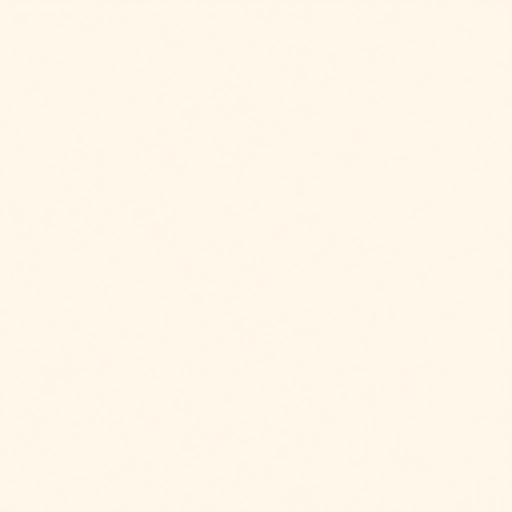
#> input picture src/assets/paper.jpg, 1024 x 1024 px, found by its file name (shown at 1/2 size)
$ python create_og_image.py
#> lines starting #> are read from the running program, lines starting #| are printed output that depends on the picture
import os
from PIL import Image, ImageDraw, ImageFont, ImageFilter

def draw_diamond(draw, cx, cy, r, color):
    points = [(cx, cy - r), (cx + r, cy), (cx, cy + r), (cx - r, cy)]
    draw.polygon(points, fill=color)

def create_og_banner():
    W, H = 1200, 630

    # 1. Base Canvas - Warm handmade ivory parchment with royal vignette
    base = Image.new("RGBA", (W, H), (250, 246, 237, 255))

    # Texture overlay from paper.jpg if available
    paper_path = "src/assets/paper.jpg"
    if os.path.exists(paper_path):
        try:
            paper_img = Image.open(paper_path).convert("RGBA")
            # Tile paper across canvas
            pw, ph = paper_img.size
#> pw = 1024; ph = 1024
            for x in range(0, W, pw):
                for y in range(0, H, ph):
                    base.paste(paper_img, (x, y))
        except Exception as e:
            print(f"Paper texture error: {e}")

    # Add warm royal radial vignette (rich ivory center, soft antique blush & warm gold edges)
    vignette = Image.new("RGBA", (W, H), (0, 0, 0, 0))
#> vignette: PIL image 1200x630 RGBA; every value is 0
    v_draw = ImageDraw.Draw(vignette)

    # Subtle soft warm border tint
    v_draw.rectangle([0, 0, W, H], fill=(247, 240, 226, 80))
    base = Image.alpha_composite(base, vignette)

    # 2. Ornate Double Gold Frames
    frame_layer = Image.new("RGBA", (W, H), (0, 0, 0, 0))
    f_draw = ImageDraw.Draw(frame_layer)

    gold_border = (201, 168, 76, 230)
    gold_inner = (201, 168, 76, 140)
    maroon_accent = (123, 30, 43, 220)

    # Outer frame
    f_draw.rectangle([24, 24, W - 25, H - 25], outline=gold_border, width=2)
    # Inner frame
    f_draw.rectangle([34, 34, W - 35, H - 35], outline=gold_inner, width=1)

    # Corner diamonds
    corners = [
        (34, 34), (W - 35, 34),
        (34, H - 35), (W - 35, H - 35)
    ]
    for cx, cy in corners:
        draw_diamond(f_draw, cx, cy, 6, gold_border)
        draw_diamond(f_draw, cx, cy, 3, maroon_accent)

    base = Image.alpha_composite(base, frame_layer)

    # 3. Add Floral Corner Accents if available
    floral_path = "src/assets/floral-corner.png"
    if os.path.exists(floral_path):
        try:
            floral = Image.open(floral_path).convert("RGBA")
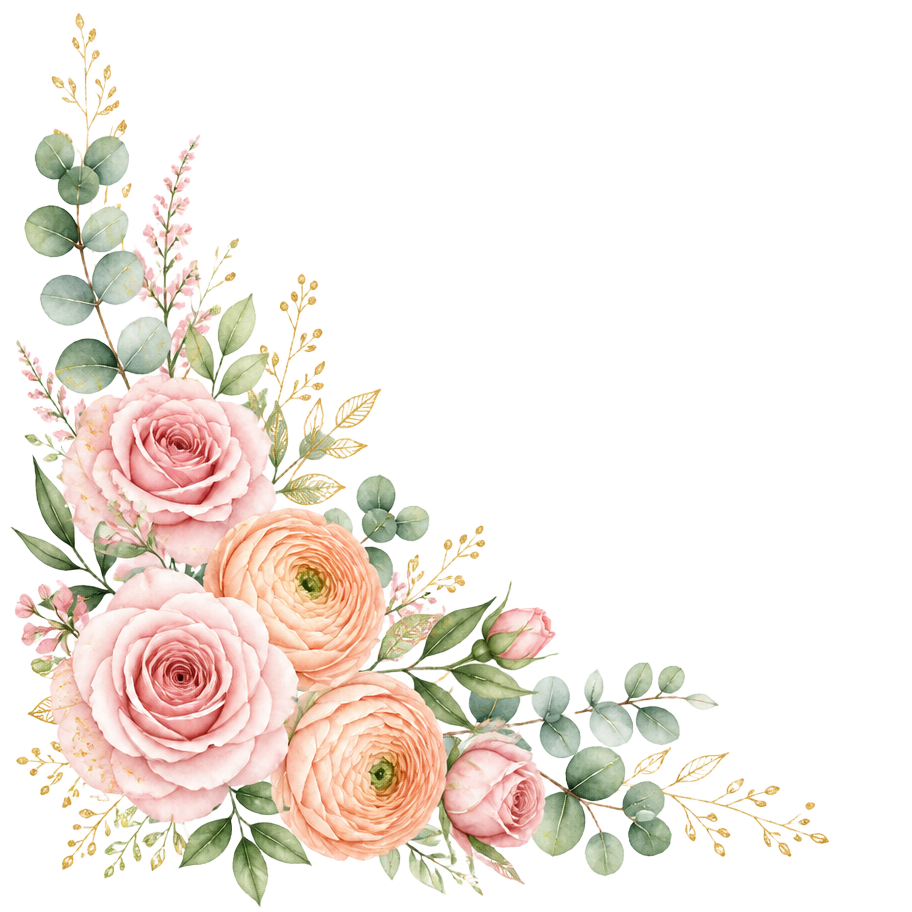
#> input picture src/assets/floral-corner.png, 912 x 912 px, found by its file name
#> floral is the input picture: PIL image 912x912 RGBA; mean R, G, B, A 242.4, 234.8, 228, 72.3
            fw, fh = 140, 140
            floral_resized = floral.resize((fw, fh), Image.Resampling.LANCZOS)
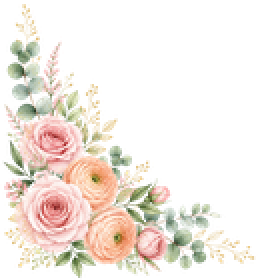
#> floral_resized: PIL image 140x140 RGBA (shown 2 times larger); mean R, G, B, A 83.6, 75, 64.7, 72.3; transparent parts drawn white

            # Top-left
            base.paste(floral_resized, (36, 36), floral_resized)
            # Top-right
            fl_tr = floral_resized.transpose(Image.Transpose.FLIP_LEFT_RIGHT)
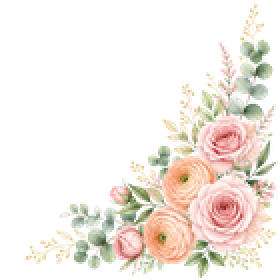
#> fl_tr: PIL image 140x140 RGBA (shown 2 times larger); mean R, G, B, A 83.6, 75, 64.7, 72.3; transparent parts drawn white
            base.paste(fl_tr, (W - 36 - fw, 36), fl_tr)
            # Bottom-left
            fl_bl = floral_resized.transpose(Image.Transpose.FLIP_TOP_BOTTOM)
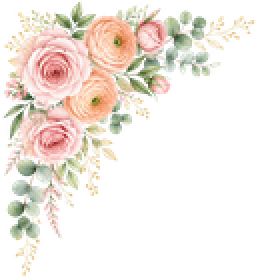
#> fl_bl: PIL image 140x140 RGBA (shown 2 times larger); mean R, G, B, A 83.6, 75, 64.7, 72.3; transparent parts drawn white
            base.paste(fl_bl, (36, H - 36 - fh), fl_bl)
            # Bottom-right
            fl_br = floral_resized.transpose(Image.Transpose.FLIP_LEFT_RIGHT).transpose(Image.Transpose.FLIP_TOP_BOTTOM)
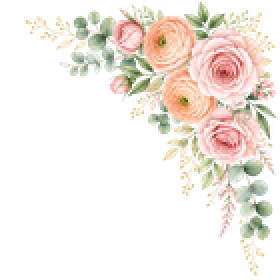
#> fl_br: PIL image 140x140 RGBA (shown 2 times larger); mean R, G, B, A 83.6, 75, 64.7, 72.3; transparent parts drawn white
            base.paste(fl_br, (W - 36 - fw, H - 36 - fh), fl_br)
        except Exception as e:
            print(f"Floral corner error: {e}")

    # 4. Add Couple Illustration in Arch Frame on Left
    couple_path = "src/assets/couple.png"
    if os.path.exists(couple_path):
        try:
            couple_img = Image.open(couple_path).convert("RGBA")
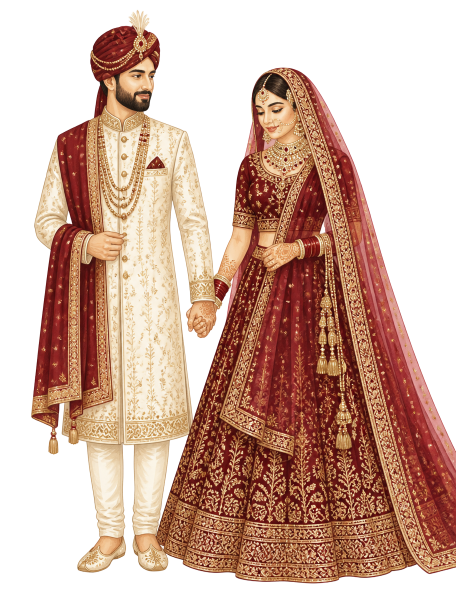
#> input picture src/assets/couple.png, 912 x 1200 px, found by its file name (shown at 1/2 size)
#> couple_img is the input picture: PIL image 912x1200 RGBA; mean R, G, B, A 206.9, 173.7, 159, 147.6
            # Target height approx 460px
            c_h = 460
            c_w = int(couple_img.width * (c_h / couple_img.height))
#> c_w = 349
            couple_resized = couple_img.resize((c_w, c_h), Image.Resampling.LANCZOS)

            # Position couple on left half
            c_x = 90
            c_y = int((H - c_h) / 2) + 10

            # Arch backdrop for couple
            arch_layer = Image.new("RGBA", (W, H), (0, 0, 0, 0))
            a_draw = ImageDraw.Draw(arch_layer)
            arch_box = [c_x - 18, c_y - 18, c_x + c_w + 18, c_y + c_h + 12]
#> arch_box = [72, 77, 457, 567]
            a_draw.rounded_rectangle(arch_box, radius=40, fill=(255, 255, 255, 140), outline=gold_border, width=2)
            base = Image.alpha_composite(base, arch_layer)

            # Drop shadow for couple
            base.paste(couple_resized, (c_x, c_y), couple_resized)
        except Exception as e:
            print(f"Couple illustration error: {e}")
            c_x, c_w = 90, 0
    else:
        c_x, c_w = 90, 0

    # 5. Right Area Typography Setup
    # Available area for text: from cx_start to W - 60
    text_start_x = c_x + c_w + 60
#> text_start_x = 499
    text_center_x = int((text_start_x + (W - 60)) / 2)
#> text_center_x = 819

    font_dir = "scripts/fonts"
    f_ganesh = ImageFont.truetype(os.path.join(font_dir, "Cinzel-Bold.ttf"), 18)
    f_kicker = ImageFont.truetype(os.path.join(font_dir, "Montserrat-SemiBold.ttf"), 14)
    f_name = ImageFont.truetype(os.path.join(font_dir, "PlayfairDisplay-Bold.ttf"), 54)
    f_amp = ImageFont.truetype(os.path.join(font_dir, "AlexBrush-Regular.ttf"), 68)
    f_date = ImageFont.truetype(os.path.join(font_dir, "Montserrat-Bold.ttf"), 17)
    f_venue = ImageFont.truetype(os.path.join(font_dir, "Montserrat-SemiBold.ttf"), 16)
    f_tagline = ImageFont.truetype(os.path.join(font_dir, "CormorantGaramond-BoldItalic.ttf"), 22)
    f_hash = ImageFont.truetype(os.path.join(font_dir, "Montserrat-SemiBold.ttf"), 14)

    text_layer = Image.new("RGBA", (W, H), (0, 0, 0, 0))
    t_draw = ImageDraw.Draw(text_layer)

    maroon_text = (123, 30, 43, 255)
    gold_text = (184, 134, 40, 255)
    ink_text = (60, 48, 42, 230)

    # A. Invocation: || Shree Ganeshaya Namah ||
    invoc = "||  SHREE  GANESHAYA  NAMAH  ||"
    b_invoc = f_ganesh.getbbox(invoc)
    w_invoc = b_invoc[2] - b_invoc[0]
    t_draw.text((text_center_x - w_invoc / 2, 75), invoc, font=f_ganesh, fill=gold_text)

    # Subtle separator line
    t_draw.line([(text_center_x - 120, 108), (text_center_x + 120, 108)], fill=(201, 168, 76, 180), width=1)
    draw_diamond(t_draw, text_center_x, 108, 4, gold_text)

    # B. Kicker: YOU ARE CORDIALLY INVITED TO CELEBRATE THE WEDDING OF
    kicker = "YOU ARE CORDIALLY INVITED TO THE WEDDING OF"
    b_kicker = f_kicker.getbbox(kicker)
    w_kicker = b_kicker[2] - b_kicker[0]
    t_draw.text((text_center_x - w_kicker / 2, 122), kicker, font=f_kicker, fill=ink_text)

    # C. Couple Names: PANKHURI & SHASHANK
    name1 = "Pankhuri"
    name2 = "Shashank"
    amp = "&"

    b1 = f_name.getbbox(name1)
    w1 = b1[2] - b1[0]
    b2 = f_name.getbbox(name2)
    w2 = b2[2] - b2[0]
    ba = f_amp.getbbox(amp)
    wa = ba[2] - ba[0]

    spacing = 18
    tot_names = w1 + wa + w2 + (spacing * 2)
    start_nx = text_center_x - (tot_names / 2)
#> start_nx = 526
    y_names = 168
    y_amp = 158

    # Shadow
    t_draw.text((start_nx + 2, y_names + 2), name1, font=f_name, fill=(0, 0, 0, 45))
    t_draw.text((start_nx + w1 + spacing + 2, y_amp + 2), amp, font=f_amp, fill=(0, 0, 0, 45))
    t_draw.text((start_nx + w1 + wa + (spacing * 2) + 2, y_names + 2), name2, font=f_name, fill=(0, 0, 0, 45))

    # Main text
    t_draw.text((start_nx, y_names), name1, font=f_name, fill=maroon_text)
    t_draw.text((start_nx + w1 + spacing, y_amp), amp, font=f_amp, fill=gold_text)
    t_draw.text((start_nx + w1 + wa + (spacing * 2), y_names), name2, font=f_name, fill=maroon_text)

    # D. Sacred Subtitle / Tagline
    tagline = "Two Souls  ·  One Beautiful Journey"
    b_tag = f_tagline.getbbox(tagline)
    w_tag = b_tag[2] - b_tag[0]
    t_draw.text((text_center_x - w_tag / 2, 252), tagline, font=f_tagline, fill=ink_text)

    # E. Date & Venue Badges
    badge_y = 312
    date_txt = "23RD & 24TH NOVEMBER 2026"
    b_d = f_date.getbbox(date_txt)
    w_d = b_d[2] - b_d[0]

    bw_d = w_d + 46
    bh_d = 48
    bx_d = text_center_x - (bw_d / 2)
#> bx_d = 663

    # Date Pill Badge in Royal Maroon
    t_draw.rounded_rectangle([bx_d, badge_y, bx_d + bw_d, badge_y + bh_d], radius=24, fill=(123, 30, 43, 245), outline=gold_border, width=2)
    t_draw.text((bx_d + 23, badge_y + 14), date_txt, font=f_date, fill=(255, 248, 235, 255))

    # Venue Pill Badge
    venue_y = 376
    venue_txt = "RAJ VILAS PALACE · ORCHHA, M.P."
    b_v = f_venue.getbbox(venue_txt)
    w_v = b_v[2] - b_v[0]
    bw_v = w_v + 44
    bh_v = 44
    bx_v = text_center_x - (bw_v / 2)
#> bx_v = 662.5

    t_draw.rounded_rectangle([bx_v, venue_y, bx_v + bw_v, venue_y + bh_v], radius=22, fill=(255, 255, 255, 210), outline=gold_border, width=1)
    t_draw.text((bx_v + 22, venue_y + 12), venue_txt, font=f_venue, fill=maroon_text)

    # F. Itinerary Highlights Row
    itin_y = 448
    itin_txt = "MEHENDI  ·  SANGEET  ·  HALDI  ·  WEDDING"
    f_itin = ImageFont.truetype(os.path.join(font_dir, "Montserrat-SemiBold.ttf"), 13)
    b_it = f_itin.getbbox(itin_txt)
    w_it = b_it[2] - b_it[0]
    t_draw.text((text_center_x - w_it / 2, itin_y), itin_txt, font=f_itin, fill=gold_text)

    # G. Hashtag / Brand Footer
    hash_txt = "#P.S.ILoveYou  ·  invitestory.in"
    b_h = f_hash.getbbox(hash_txt)
    w_h = b_h[2] - b_h[0]
    t_draw.text((text_center_x - w_h / 2, 508), hash_txt, font=f_hash, fill=(110, 95, 85, 200))

    # Merge text
    final_img = Image.alpha_composite(base, text_layer)
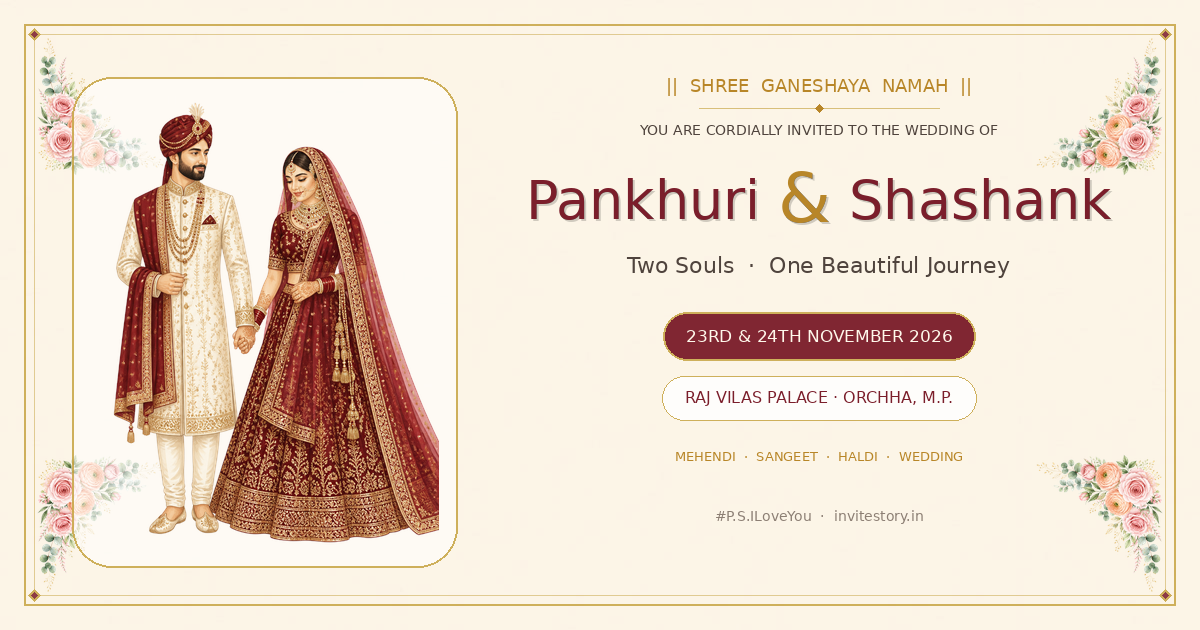
#> final_img: PIL image 1200x630 RGBA; mean R, G, B, A 236.4, 220.4, 205.1, 254.3; transparent parts drawn white

    # 6. Save Lossless Compressed Formats
    os.makedirs("public", exist_ok=True)
    os.makedirs("dist", exist_ok=True)

    # A. PNG (Lossless compressed with PIL optimize=True)
    png_path = "public/og-image.png"
    final_img.save(png_path, "PNG", optimize=True)
    print(f"Generated lossless PNG {png_path}: {os.path.getsize(png_path)} bytes")

    # B. WebP (Lossless compressed WebP)
    webp_path = "public/og-image.webp"
    final_img.save(webp_path, "WEBP", lossless=True, quality=100, method=6)
    print(f"Generated lossless WebP {webp_path}: {os.path.getsize(webp_path)} bytes")

    # C. High Quality JPG fallback
    jpg_path = "public/og-image.jpg"
    final_rgb = final_img.convert("RGB")
    final_rgb.save(jpg_path, "JPEG", quality=95, optimize=True)
    print(f"Generated JPG {jpg_path}: {os.path.getsize(jpg_path)} bytes")

    # Copy to dist for instant distribution if dist exists
    if os.path.exists("dist"):
        final_img.save("dist/og-image.png", "PNG", optimize=True)
        final_img.save("dist/og-image.webp", "WEBP", lossless=True, quality=100, method=6)
        final_rgb.save("dist/og-image.jpg", "JPEG", quality=95, optimize=True)
        print("Copied all OG images to dist/")

if __name__ == "__main__":
    create_og_banner()
